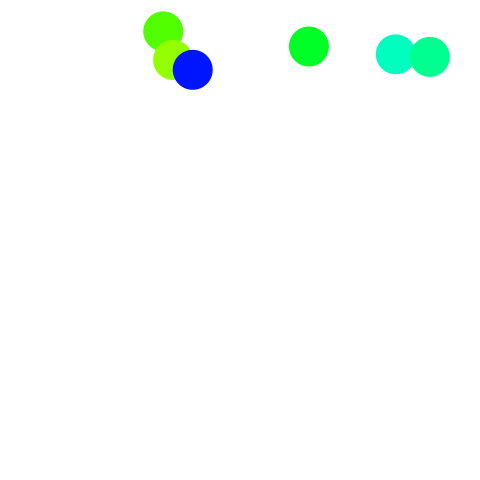
Frame 1 (no input)
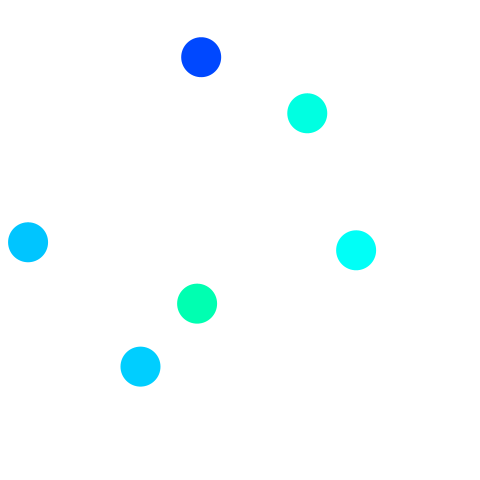
Frame 60 (the mouse pressed at the canvas centre just before this capture)
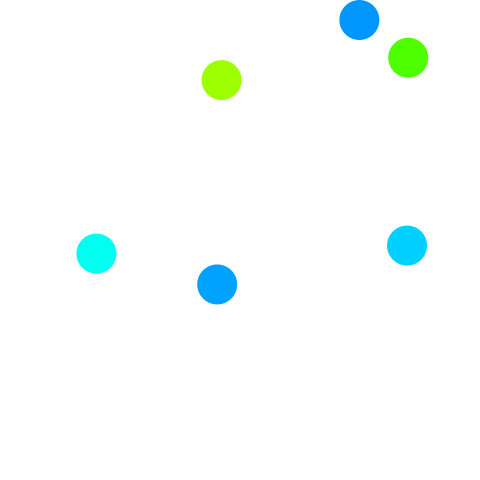
Frame 120 (the mouse held since frame 60 and released just before this capture)

The Processing sketch that drew these frames (run headless with seeded random() and noise(); from frame 60 on, the mouse is pressed at the canvas centre):

// Processing sketch: balls_01_oo1
// ── balls_01_oo1.pde
final float vx0min = -7;
final float vx0max = 5;
final float vy0min = 4;
final float vy0max = 15;
final float fps = 60;
final float gravity = 9.8 / fps;
final float elas = 0.98;
final float d = 40;
final float hueMax = 360.0;
final int ballCount = 6;

Ball[] balls;

void setup() {
  frameRate(fps);
  size(480, 480);
  noStroke();
  colorMode(HSB, hueMax, 100, 100);
  fill(0, 0, 0);
  balls = new Ball[ballCount];
  for(int i = 0; i < balls.length; i++){
    balls[i] = new Ball();
  }
  for(int i = 0; i < balls.length; i++){
    balls[i].x  = random(d / 2, width - d / 2);
    balls[i].y  = random(d / 2, height / 5);
    balls[i].vx = random(vx0min, vx0max);
    balls[i].vy = random(vy0min, vy0max);
  }
}

void draw() {
  background(0, 0, 100);
  for(int i = 0; i < balls.length; i++){
    boundBall(balls[i]);
    fill(calcHue(balls[i].vx, balls[i].vy), 100, 100);
    ellipse(balls[i].x, balls[i].y, d, d);
  }
}

class Ball{
  float x;
  float y;
  float vx;
  float vy;
}

float calcHue(float vx, float vy) {
  return (sqrt(vx * vx + vy * vy) * 16) % hueMax;
}

void boundBall(Ball ball) {
  ball.x  += ball.vx;
  ball.vy += gravity;
  ball.y  += ball.vy;
  if (ball.x < d / 2) {
    ball.vx = - ball.vx * elas;
    ball.x = d / 2;
  } else if (ball.x > width - d / 2) {
    ball.vx = - ball.vx  * elas;
    ball.x = width - d / 2;
  }
  if (ball.y > height - d / 2) {
    ball.vy = - ball.vy * elas;
    ball.y = height - d / 2;
  } else if (ball.y < d / 2) {
    ball.vy = - ball.vy * elas;
    ball.y = d / 2;
  }
}
